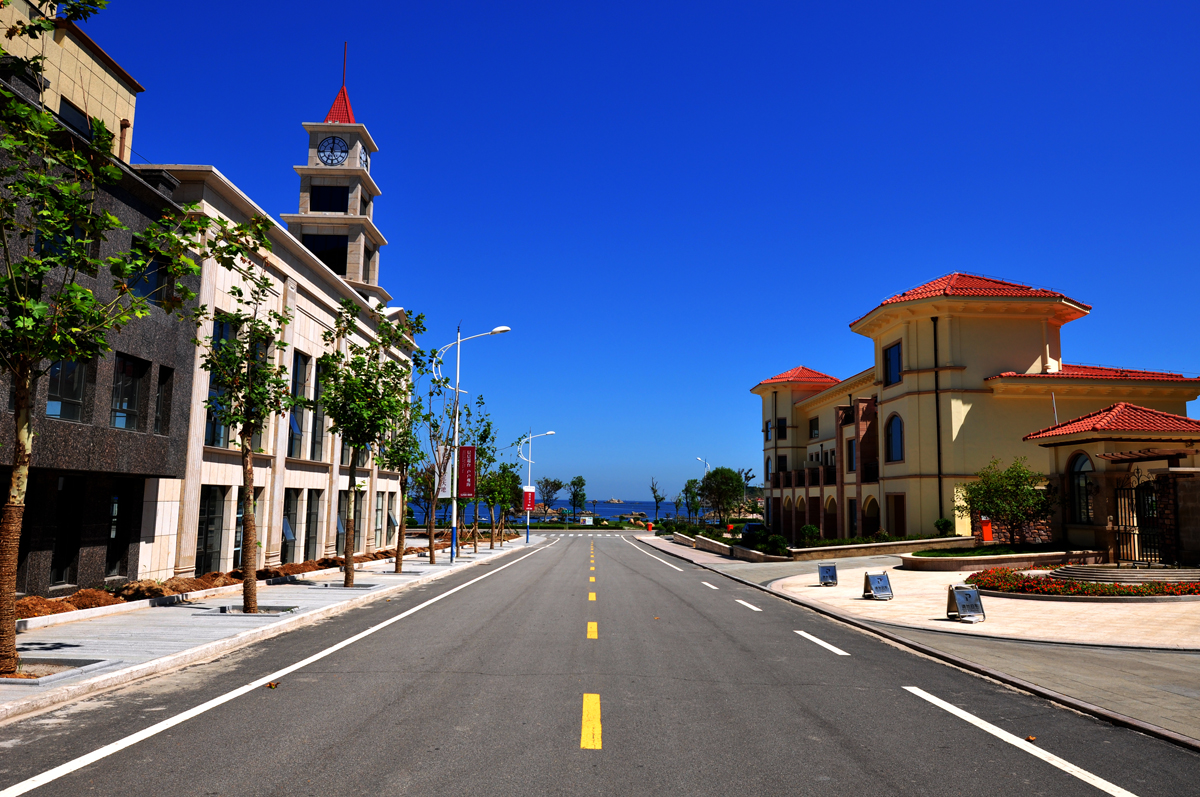
//> input picture CameraAPPAlg/VisionOpenCV/img2.jpg, 1200 x 797 px
$ ./MainOpenCV   (built with g++ and OpenCV 4, older OpenCV classes emulated)
//> lines starting //> are read from the running program, lines starting //| are printed output that depends on the picture; after the words box and inside, x2 and y2 are one past the last pixel; in counts of white or black regions, pixels touching at a corner belong together
### CameraAPPAlg/VisionOpenCV/serialPort.h
#pragma once
#include	 <iostream>
#include     <stdio.h>      /*标准输入输出定义*/
#include     <stdlib.h>     /*标准函数库定义*/
#include     <unistd.h>     /*Unix 标准函数定义*/
#include     <sys/types.h>
#include     <sys/stat.h>
#include     <fcntl.h>      /*文件控制定义*/
#include     <termios.h>    /*PPSIX 终端控制定义*/
#include     <errno.h>      /*错误号定义*/
#include	 <string.h>

#define BAUDRATE B115200 //Baud rate : 115200
#define DEVICE "/dev/ttyAMA0"
#define SIZE 1024

class serialPort
{
public:
	serialPort(void);
	~serialPort(void);

	//收发消息
	void sendMsg(char *);
	void receiveMsg(void);

private:
	int OpenDevice(char *);
	int nFd;
};

### CameraAPPAlg/VisionOpenCV/MotionCalc.h
#pragma once
#include <cv.h>
//#include "serialPort.h"


using namespace cv;

class MotionCalc
{
public:
	MotionCalc(int,int);
	~MotionCalc(void);
	//根据横坐标值计算对应角度
	double CalcAngleByLocation(int xValue);
	//向目标移动一个时间单位
	double CalcAngleNextStep();
	//根据分区模式，向目标移动一个时间单位
	void CalcAngleNextStepBySection(int);
	//归零
	void MoveOrigin();
	//视野范围角度，速度改变的角度阈值
	const int MAX_VISION_ANGLE;

private:
	//更新参数
	void UpdateParams(string);

	//图像总宽度
	int videoImageWidth;
	//摄像头到图像的虚拟距离，用于计算目标角度
	double verticalDistance;
	//移动速度
	double moveSpeed, visionMaxRadian;
	//当前，目标角度（实时）
	double currentAngle, targetAngle;
	//分区域相关 角度
	double sectionAngle, sectionBoundAngle;

	Scalar colorDemoResult;
	Point camPosDemoResult, objPosDemoResult;
	//向串口发送消息
//	serialPort serial;
	char angleChar[2];
};

### CameraAPPAlg/VisionOpenCV/ImageHandler.h
#pragma once
#include <iostream>
#include <core/core.hpp>
#include <highgui/highgui.hpp>
#include <opencv2/imgproc/imgproc.hpp>
#include <opencv2/video/video.hpp>
#include <opencv2/objdetect/objdetect.hpp>
#include <opencv.hpp>
#include <cv.h>

using namespace cv;

struct PointXY
{
	int X;
	int Y;
	PointXY(int x,int y):X(x),Y(y){};
};

class ImageHandler
{
public:

	ImageHandler(void);
	~ImageHandler(void);


	void RecognitionLines(Mat);

	//图像测试
	void DemoImage(void);

	Mat foreground;
	Rect selection, moveRange, moveRangeAlg;
	int MAX_VISION;

private:
	Mat kernel, imgHsv, imgThreshold,tmpImage, shapeOperateKernal;
	//可变空间数组
	vector<vector<Point> > contourAll;
	vector<Vec4i>hierarchy, lines;
};

### CameraAPPAlg/VisionOpenCV/MotionCalc.cpp
#include "MotionCalc.h"
#include <iostream>
#include <math.h>
#include <stdlib.h>
#include <highgui/highgui.hpp>


using namespace std;
#define M_PI       3.14159265358979323846
#define MOVE_MAX_SPEED 0.05	//3度
#define MOVE_NORMAL_SPEED 0.02	//1度
#define MOVE_EACH_TIME	10		//每次移动时间（脉冲数）
#define	SPEED_THRESHOLD_ANGLE 0.7	//40度
#define VISION_SECTION_COUNT	5	//视角 分区域 总数
#define ONE_SIDE_SECTION_BOUND	0.1	//边界缓冲区域 占比
#define	DEMO_RESULT_RADIUS		500 // 指针 半径

MotionCalc::MotionCalc(int imageWidth,int maxVision):MAX_VISION_ANGLE(maxVision)
{
	videoImageWidth = imageWidth;
	verticalDistance = (imageWidth / 2.0) / tan(MAX_VISION_ANGLE / 2 * M_PI / 180);
	sectionAngle = MAX_VISION_ANGLE / VISION_SECTION_COUNT * M_PI / 180;
	sectionBoundAngle = sectionAngle * ONE_SIDE_SECTION_BOUND;
	visionMaxRadian = MAX_VISION_ANGLE / 2.0 / 180 * M_PI;

	currentAngle = 0;
	angleChar[1] = '\0';//手动添加结束符，否则会自动补0x02作为结束符
	camPosDemoResult = Point(DEMO_RESULT_RADIUS/2,0);
	objPosDemoResult = Point(DEMO_RESULT_RADIUS/2,DEMO_RESULT_RADIUS/2);
	colorDemoResult = Scalar(255,255,255);
}


MotionCalc::~MotionCalc(void)
{
}


// [73 lines left out: functions CalcAngleByLocation, CalcAngleNextStep, CalcAngleNextStepBySection, MoveOrigin, not called in this run]


### CameraAPPAlg/VisionOpenCV/ImageHandler.cpp
#include "ImageHandler.h"
#include <numeric>
#include <fstream>

using namespace std;

#define  AREAS_MOTION	100
#define  MIN_TARGET_AREAR		500
#define  MAX_TARGET_AREAR		10000

ImageHandler::ImageHandler(void)
{
	shapeOperateKernal = getStructuringElement(MORPH_CROSS, Size(3, 3));
}


ImageHandler::~ImageHandler(void)
{
}

void ImageHandler::RecognitionLines(Mat sourceFrame)
{
	//过滤白色图案
	cvtColor(sourceFrame,imgHsv,CV_BGR2HSV);
	inRange(imgHsv,Scalar(0,0,221),Scalar(180,30,255),imgThreshold);


		imshow("白色过滤", imgThreshold);
		moveWindow("白色过滤",500,0);


	morphologyEx(imgThreshold,imgThreshold,MORPH_OPEN,shapeOperateKernal);
	morphologyEx(imgThreshold,imgThreshold,MORPH_CLOSE,shapeOperateKernal);
	Canny(imgThreshold,imgThreshold,50,200,3);

		imshow("阈值过滤", imgThreshold);
		moveWindow("阈值过滤",0,500);

	//找出线条
	//HoughLinesP(binary,lines,deltaRho,deltaTheta,minVote, minLength, maxGap);
	double deltaRho=1;	//线条半径分辨率
	double deltaTheta = CV_PI/180;	//角度分辨率
	int minLinePoints = 50;	//直线上最小的点数
    double minLineLen = 50;	//最小线段长度
    double maxLineGap = 50;	//最大直线间隙
	HoughLinesP(imgThreshold,lines,deltaRho,deltaTheta,minLinePoints,minLineLen,maxLineGap);
	//绘制线条
	for(size_t i=0;i<lines.size();i++){
		Vec4i point = lines[i];
		line( sourceFrame, Point(point[0],point[1]),Point(point[2],point[3]), Scalar(255));
	}

		imshow("lines", sourceFrame);
		moveWindow("lines",500,500);
}


//一个Demo图片
// [14 lines left out: function DemoImage, not called in this run]

### CameraAPPAlg/VisionOpenCV/MainOpenCV.cpp
#include <iostream>
#include <cv.h>

#include "ImageHandler.h"
#include "MotionCalc.h"

using namespace std;

int main()
{
	//摄像头宽、高（分辨率），显示图片宽度（高度等比例缩放）
	const int CAMERA_WIDTH = 640, CAMERA_HIGHT = 480, COMPRESS_WIDTH = 400;
	int objXValue = -1, compressHight, angleMin,angleMax;
	int* xValue ;
	ImageHandler imageTool;
	Mat sourceFrame,foreground, compressFrame;
	compressHight = 1.0 * CAMERA_HIGHT * COMPRESS_WIDTH / CAMERA_WIDTH;

	MotionCalc motionCalc(COMPRESS_WIDTH,imageTool.MAX_VISION);
	angleMax = motionCalc.MAX_VISION_ANGLE / 2;
	angleMin = -1 * angleMax;
	//高斯混合背景/前景分割方法
	BackgroundSubtractorMOG2 toolGaussBackground(100,16);
//	BackgroundSubtractorMOG toolGaussBackground(100,16,0.6);
	bool stopFlag(false);

	while (!stopFlag)
	{
		sourceFrame=imread("img2.jpg");
//> sourceFrame is the input picture: 797 rows x 1200 cols, CV_8UC3; mean B, G, R 134.1, 92.3, 77.5

		//图片读入成功与否判定
		if(!sourceFrame.data)		return 0;

		resize(sourceFrame,compressFrame,Size(COMPRESS_WIDTH, compressHight));
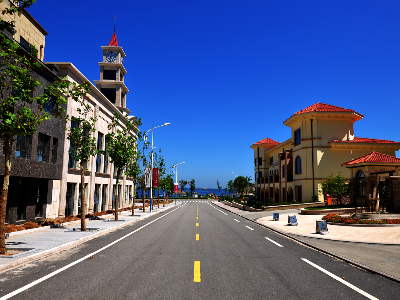
//> compressFrame: 300 rows x 400 cols, CV_8UC3; mean B, G, R 134.1, 92.2, 77.5
		//显示原始图像
		imshow("Source Image", compressFrame);
		moveWindow("Source Image",0,0);
		//高斯分离前景
		//toolGaussBackground(compressFrame, foreground, -1);
//		toolGaussBackground(compressFrame, foreground, 0.4);
		//运动目标识别
		//xValue = imageTool.TrackMotionTarget(compressFrame,foreground);
		//人脸跟踪识别
		imageTool.RecognitionLines(compressFrame);
//> in RecognitionLines, `cvtColor(sourceFrame,imgHsv,CV_BGR2HSV);`: imgHsv: 300 rows x 400 cols, CV_8UC3; mean H, S, V 59.3, 135.4, 150.2
//> in RecognitionLines, `inRange(imgHsv,Scalar(0,0,221),Scalar(180,30,255),imgThreshold);`:
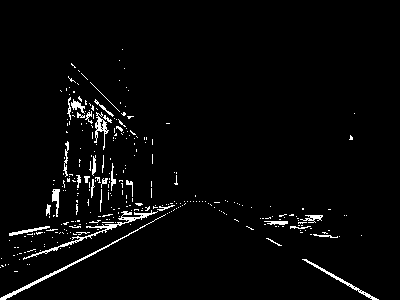
//> imgThreshold: 300 rows x 400 cols, CV_8UC1; 2.9% white in thin lines or dots, all inside (x1, y1, x2, y2) = (0, 49, 379, 300)
//> in RecognitionLines, `morphologyEx(imgThreshold,imgThreshold,MORPH_CLOSE,shapeOperateKernal);`: imgThreshold: 300 rows x 400 cols, CV_8UC1; 1.4% white; 55 white regions (34 under 20 px), largest, box (x1, y1, x2, y2) and area: (0, 251, 97, 300) 309, (305, 259, 360, 291) 161, (95, 116, 112, 135) 141
//> in RecognitionLines, `Canny(imgThreshold,imgThreshold,50,200,3);`:
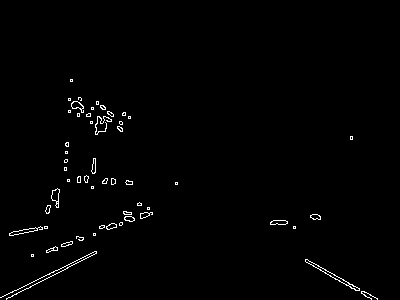
//> imgThreshold: 300 rows x 400 cols, CV_8UC1; 1.1% white in thin lines or dots, all inside (x1, y1, x2, y2) = (0, 79, 378, 300)
//> in RecognitionLines, `HoughLinesP(imgThreshold,lines,deltaRho,deltaTheta,minLinePoints,minLi..`: lines = 4 lines (x1, y1, x2, y2): [0, 297, 95, 251], [6, 299, 96, 253], [305, 259, 377, 299], [313, 266, 371, 299]
//> the loop in RecognitionLines, `for(size_t i=0;i<lines.size();i++)` made 4 passes
//> after the loop in RecognitionLines, `for(size_t i=0;i<lines.size();i++)`:
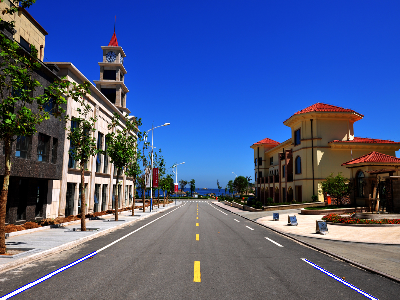
//> sourceFrame: 300 rows x 400 cols, CV_8UC3; 0.27% of pixels changed, all inside (x1, y1, x2, y2) = (0, 251, 378, 300)

		//程序结束开关
		if (waitKey(10) == 27)
//> the Esc key is pressed
		{//监听到ESC退出
			stopFlag = true;
		}
	}
	return 0;
}
